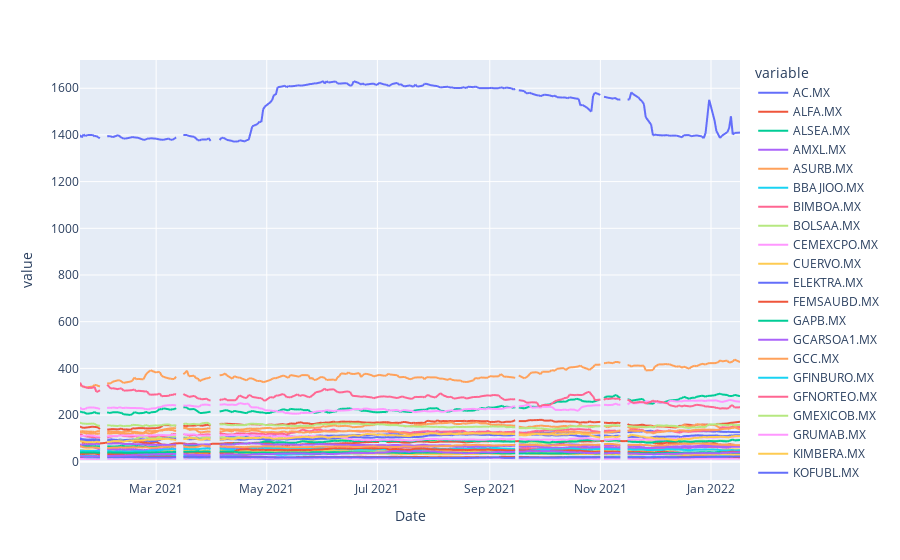

This figure's notebook cell:
### Code cell
px.line(bmv)

### Figure 1 — Plotly figure (JSON) as saved in the notebook; plotly's stock layout.template omitted (floating-point values rounded to 4 significant figures; data arrays with more than 128 entries replaced by an {"elided": "..."} marker saying what was removed)
{"data": [{"hovertemplate": "variable=AC.MX<br>Date=%{x}<br>value=%{y}<extra></extra>", "legendgroup": "AC.MX", "line": {"color": "#636efa", "dash": "solid"}, "mode": "lines", "name": "AC.MX", "showlegend": true, "type": "scattergl", "x": {"elided": "260 str values"}, "xaxis": "x", "y": {"elided": "260 float values"}, "yaxis": "y"}, {"hovertemplate": "variable=ALFA.MX<br>Date=%{x}<br>value=%{y}<extra></extra>", "legendgroup": "ALFA.MX", "line": {"color": "#EF553B", "dash": "solid"}, "mode": "lines", "name": "ALFA.MX", "showlegend": true, "type": "scattergl", "x": {"elided": "260 str values"}, "xaxis": "x", "y": {"elided": "260 float values"}, "yaxis": "y"}, {"hovertemplate": "variable=ALSEA.MX<br>Date=%{x}<br>value=%{y}<extra></extra>", "legendgroup": "ALSEA.MX", "line": {"color": "#00cc96", "dash": "solid"}, "mode": "lines", "name": "ALSEA.MX", "showlegend": true, "type": "scattergl", "x": {"elided": "260 str values"}, "xaxis": "x", "y": {"elided": "260 float values"}, "yaxis": "y"}, {"hovertemplate": "variable=AMXL.MX<br>Date=%{x}<br>value=%{y}<extra></extra>", "legendgroup": "AMXL.MX", "line": {"color": "#ab63fa", "dash": "solid"}, "mode": "lines", "name": "AMXL.MX", "showlegend": true, "type": "scattergl", "x": {"elided": "260 str values"}, "xaxis": "x", "y": {"elided": "260 float values"}, "yaxis": "y"}, {"hovertemplate": "variable=ASURB.MX<br>Date=%{x}<br>value=%{y}<extra></extra>", "legendgroup": "ASURB.MX", "line": {"color": "#FFA15A", "dash": "solid"}, "mode": "lines", "name": "ASURB.MX", "showlegend": true, "type": "scattergl", "x": {"elided": "260 str values"}, "xaxis": "x", "y": {"elided": "260 float values"}, "yaxis": "y"}, {"hovertemplate": "variable=BBAJIOO.MX<br>Date=%{x}<br>value=%{y}<extra></extra>", "legendgroup": "BBAJIOO.MX", "line": {"color": "#19d3f3", "dash": "solid"}, "mode": "lines", "name": "BBAJIOO.MX", "showlegend": true, "type": "scattergl", "x": {"elided": "260 str values"}, "xaxis": "x", "y": {"elided": "260 float values"}, "yaxis": "y"}, {"hovertemplate": "variable=BIMBOA.MX<br>Date=%{x}<br>value=%{y}<extra></extra>", "legendgroup": "BIMBOA.MX", "line": {"color": "#FF6692", "dash": "solid"}, "mode": "lines", "name": "BIMBOA.MX", "showlegend": true, "type": "scattergl", "x": {"elided": "260 str values"}, "xaxis": "x", "y": {"elided": "260 float values"}, "yaxis": "y"}, {"hovertemplate": "variable=BOLSAA.MX<br>Date=%{x}<br>value=%{y}<extra></extra>", "legendgroup": "BOLSAA.MX", "line": {"color": "#B6E880", "dash": "solid"}, "mode": "lines", "name": "BOLSAA.MX", "showlegend": true, "type": "scattergl", "x": {"elided": "260 str values"}, "xaxis": "x", "y": {"elided": "260 float values"}, "yaxis": "y"}, {"hovertemplate": "variable=CEMEXCPO.MX<br>Date=%{x}<br>value=%{y}<extra></extra>", "legendgroup": "CEMEXCPO.MX", "line": {"color": "#FF97FF", "dash": "solid"}, "mode": "lines", "name": "CEMEXCPO.MX", "showlegend": true, "type": "scattergl", "x": {"elided": "260 str values"}, "xaxis": "x", "y": {"elided": "260 float values"}, "yaxis": "y"}, {"hovertemplate": "variable=CUERVO.MX<br>Date=%{x}<br>value=%{y}<extra></extra>", "legendgroup": "CUERVO.MX", "line": {"color": "#FECB52", "dash": "solid"}, "mode": "lines", "name": "CUERVO.MX", "showlegend": true, "type": "scattergl", "x": {"elided": "260 str values"}, "xaxis": "x", "y": {"elided": "260 float values"}, "yaxis": "y"}, {"hovertemplate": "variable=ELEKTRA.MX<br>Date=%{x}<br>value=%{y}<extra></extra>", "legendgroup": "ELEKTRA.MX", "line": {"color": "#636efa", "dash": "solid"}, "mode": "lines", "name": "ELEKTRA.MX", "showlegend": true, "type": "scattergl", "x": {"elided": "260 str values"}, "xaxis": "x", "y": {"elided": "260 float values"}, "yaxis": "y"}, {"hovertemplate": "variable=FEMSAUBD.MX<br>Date=%{x}<br>value=%{y}<extra></extra>", "legendgroup": "FEMSAUBD.MX", "line": {"color": "#EF553B", "dash": "solid"}, "mode": "lines", "name": "FEMSAUBD.MX", "showlegend": true, "type": "scattergl", "x": {"elided": "260 str values"}, "xaxis": "x", "y": {"elided": "260 float values"}, "yaxis": "y"}, {"hovertemplate": "variable=GAPB.MX<br>Date=%{x}<br>value=%{y}<extra></extra>", "legendgroup": "GAPB.MX", "line": {"color": "#00cc96", "dash": "solid"}, "mode": "lines", "name": "GAPB.MX", "showlegend": true, "type": "scattergl", "x": {"elided": "260 str values"}, "xaxis": "x", "y": {"elided": "260 float values"}, "yaxis": "y"}, {"hovertemplate": "variable=GCARSOA1.MX<br>Date=%{x}<br>value=%{y}<extra></extra>", "legendgroup": "GCARSOA1.MX", "line": {"color": "#ab63fa", "dash": "solid"}, "mode": "lines", "name": "GCARSOA1.MX", "showlegend": true, "type": "scattergl", "x": {"elided": "260 str values"}, "xaxis": "x", "y": {"elided": "260 float values"}, "yaxis": "y"}, {"hovertemplate": "variable=GCC.MX<br>Date=%{x}<br>value=%{y}<extra></extra>", "legendgroup": "GCC.MX", "line": {"color": "#FFA15A", "dash": "solid"}, "mode": "lines", "name": "GCC.MX", "showlegend": true, "type": "scattergl", "x": {"elided": "260 str values"}, "xaxis": "x", "y": {"elided": "260 float values"}, "yaxis": "y"}, {"hovertemplate": "variable=GFINBURO.MX<br>Date=%{x}<br>value=%{y}<extra></extra>", "legendgroup": "GFINBURO.MX", "line": {"color": "#19d3f3", "dash": "solid"}, "mode": "lines", "name": "GFINBURO.MX", "showlegend": true, "type": "scattergl", "x": {"elided": "260 str values"}, "xaxis": "x", "y": {"elided": "260 float values"}, "yaxis": "y"}, {"hovertemplate": "variable=GFNORTEO.MX<br>Date=%{x}<br>value=%{y}<extra></extra>", "legendgroup": "GFNORTEO.MX", "line": {"color": "#FF6692", "dash": "solid"}, "mode": "lines", "name": "GFNORTEO.MX", "showlegend": true, "type": "scattergl", "x": {"elided": "260 str values"}, "xaxis": "x", "y": {"elided": "260 float values"}, "yaxis": "y"}, {"hovertemplate": "variable=GMEXICOB.MX<br>Date=%{x}<br>value=%{y}<extra></extra>", "legendgroup": "GMEXICOB.MX", "line": {"color": "#B6E880", "dash": "solid"}, "mode": "lines", "name": "GMEXICOB.MX", "showlegend": true, "type": "scattergl", "x": {"elided": "260 str values"}, "xaxis": "x", "y": {"elided": "260 float values"}, "yaxis": "y"}, {"hovertemplate": "variable=GRUMAB.MX<br>Date=%{x}<br>value=%{y}<extra></extra>", "legendgroup": "GRUMAB.MX", "line": {"color": "#FF97FF", "dash": "solid"}, "mode": "lines", "name": "GRUMAB.MX", "showlegend": true, "type": "scattergl", "x": {"elided": "260 str values"}, "xaxis": "x", "y": {"elided": "260 float values"}, "yaxis": "y"}, {"hovertemplate": "variable=KIMBERA.MX<br>Date=%{x}<br>value=%{y}<extra></extra>", "legendgroup": "KIMBERA.MX", "line": {"color": "#FECB52", "dash": "solid"}, "mode": "lines", "name": "KIMBERA.MX", "showlegend": true, "type": "scattergl", "x": {"elided": "260 str values"}, "xaxis": "x", "y": {"elided": "260 float values"}, "yaxis": "y"}, {"hovertemplate": "variable=KOFUBL.MX<br>Date=%{x}<br>value=%{y}<extra></extra>", "legendgroup": "KOFUBL.MX", "line": {"color": "#636efa", "dash": "solid"}, "mode": "lines", "name": "KOFUBL.MX", "showlegend": true, "type": "scattergl", "x": {"elided": "260 str values"}, "xaxis": "x", "y": {"elided": "260 float values"}, "yaxis": "y"}, {"hovertemplate": "variable=LABB.MX<br>Date=%{x}<br>value=%{y}<extra></extra>", "legendgroup": "LABB.MX", "line": {"color": "#EF553B", "dash": "solid"}, "mode": "lines", "name": "LABB.MX", "showlegend": true, "type": "scattergl", "x": {"elided": "260 str values"}, "xaxis": "x", "y": {"elided": "260 float values"}, "yaxis": "y"}, {"hovertemplate": "variable=LIVEPOLC-1.MX<br>Date=%{x}<br>value=%{y}<extra></extra>", "legendgroup": "LIVEPOLC-1.MX", "line": {"color": "#00cc96", "dash": "solid"}, "mode": "lines", "name": "LIVEPOLC-1.MX", "showlegend": true, "type": "scattergl", "x": {"elided": "260 str values"}, "xaxis": "x", "y": {"elided": "260 float values"}, "yaxis": "y"}, {"hovertemplate": "variable=MEGACPO.MX<br>Date=%{x}<br>value=%{y}<extra></extra>", "legendgroup": "MEGACPO.MX", "line": {"color": "#ab63fa", "dash": "solid"}, "mode": "lines", "name": "MEGACPO.MX", "showlegend": true, "type": "scattergl", "x": {"elided": "260 str values"}, "xaxis": "x", "y": {"elided": "260 float values"}, "yaxis": "y"}, {"hovertemplate": "variable=OMAB.MX<br>Date=%{x}<br>value=%{y}<extra></extra>", "legendgroup": "OMAB.MX", "line": {"color": "#FFA15A", "dash": "solid"}, "mode": "lines", "name": "OMAB.MX", "showlegend": true, "type": "scattergl", "x": {"elided": "260 str values"}, "xaxis": "x", "y": {"elided": "260 float values"}, "yaxis": "y"}, {"hovertemplate": "variable=ORBIA.MX<br>Date=%{x}<br>value=%{y}<extra></extra>", "legendgroup": "ORBIA.MX", "line": {"color": "#19d3f3", "dash": "solid"}, "mode": "lines", "name": "ORBIA.MX", "showlegend": true, "type": "scattergl", "x": {"elided": "260 str values"}, "xaxis": "x", "y": {"elided": "260 float values"}, "yaxis": "y"}, {"hovertemplate": "variable=PE&OLES.MX<br>Date=%{x}<br>value=%{y}<extra></extra>", "legendgroup": "PE&OLES.MX", "line": {"color": "#FF6692", "dash": "solid"}, "mode": "lines", "name": "PE&OLES.MX", "showlegend": true, "type": "scattergl", "x": {"elided": "260 str values"}, "xaxis": "x", "y": {"elided": "260 float values"}, "yaxis": "y"}, {"hovertemplate": "variable=PINFRA.MX<br>Date=%{x}<br>value=%{y}<extra></extra>", "legendgroup": "PINFRA.MX", "line": {"color": "#B6E880", "dash": "solid"}, "mode": "lines", "name": "PINFRA.MX", "showlegend": true, "type": "scattergl", "x": {"elided": "260 str values"}, "xaxis": "x", "y": {"elided": "260 float values"}, "yaxis": "y"}, {"hovertemplate": "variable=Q.MX<br>Date=%{x}<br>value=%{y}<extra></extra>", "legendgroup": "Q.MX", "line": {"color": "#FF97FF", "dash": "solid"}, "mode": "lines", "name": "Q.MX", "showlegend": true, "type": "scattergl", "x": {"elided": "260 str values"}, "xaxis": "x", "y": {"elided": "260 float values"}, "yaxis": "y"}, {"hovertemplate": "variable=RA.MX<br>Date=%{x}<br>value=%{y}<extra></extra>", "legendgroup": "RA.MX", "line": {"color": "#FECB52", "dash": "solid"}, "mode": "lines", "name": "RA.MX", "showlegend": true, "type": "scattergl", "x": {"elided": "260 str values"}, "xaxis": "x", "y": {"elided": "260 float values"}, "yaxis": "y"}, {"hovertemplate": "variable=SITESB-1.MX<br>Date=%{x}<br>value=%{y}<extra></extra>", "legendgroup": "SITESB-1.MX", "line": {"color": "#636efa", "dash": "solid"}, "mode": "lines", "name": "SITESB-1.MX", "showlegend": true, "type": "scattergl", "x": {"elided": "260 str values"}, "xaxis": "x", "y": {"elided": "260 float values"}, "yaxis": "y"}, {"hovertemplate": "variable=TLEVISACPO.MX<br>Date=%{x}<br>value=%{y}<extra></extra>", "legendgroup": "TLEVISACPO.MX", "line": {"color": "#EF553B", "dash": "solid"}, "mode": "lines", "name": "TLEVISACPO.MX", "showlegend": true, "type": "scattergl", "x": {"elided": "260 str values"}, "xaxis": "x", "y": {"elided": "260 float values"}, "yaxis": "y"}, {"hovertemplate": "variable=VESTA.MX<br>Date=%{x}<br>value=%{y}<extra></extra>", "legendgroup": "VESTA.MX", "line": {"color": "#00cc96", "dash": "solid"}, "mode": "lines", "name": "VESTA.MX", "showlegend": true, "type": "scattergl", "x": {"elided": "260 str values"}, "xaxis": "x", "y": {"elided": "260 float values"}, "yaxis": "y"}, {"hovertemplate": "variable=VOLARA.MX<br>Date=%{x}<br>value=%{y}<extra></extra>", "legendgroup": "VOLARA.MX", "line": {"color": "#ab63fa", "dash": "solid"}, "mode": "lines", "name": "VOLARA.MX", "showlegend": true, "type": "scattergl", "x": {"elided": "260 str values"}, "xaxis": "x", "y": {"elided": "260 float values"}, "yaxis": "y"}, {"hovertemplate": "variable=WALMEX.MX<br>Date=%{x}<br>value=%{y}<extra></extra>", "legendgroup": "WALMEX.MX", "line": {"color": "#FFA15A", "dash": "solid"}, "mode": "lines", "name": "WALMEX.MX", "showlegend": true, "type": "scattergl", "x": {"elided": "260 str values"}, "xaxis": "x", "y": {"elided": "260 float values"}, "yaxis": "y"}], "layout": {"legend": {"title": {"text": "variable"}, "tracegroupgap": 0}, "margin": {"t": 60}, "xaxis": {"anchor": "y", "domain": [0, 1], "title": {"text": "Date"}}, "yaxis": {"anchor": "x", "domain": [0, 1], "title": {"text": "value"}}}}
